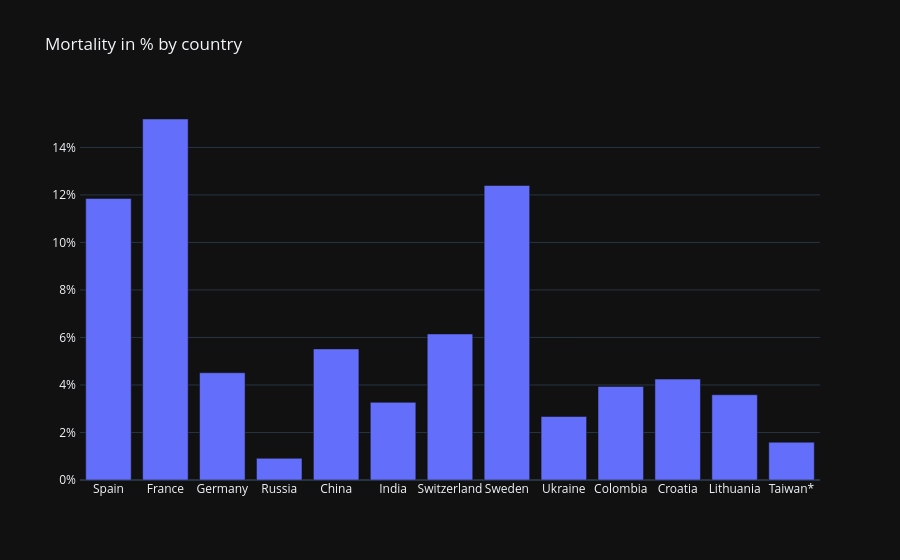

Source (notebook cell):
### Code cell
fig = go.Figure()

fig.add_trace(go.Bar(
    x=countries,
    y=100*dtf_deaths[-1:].values[0]/dtf_cases[-1:].values[0]
))

# set background color
fig.update_layout(
    title="Mortality in % by country",
    template='plotly_dark',
    yaxis = dict(ticksuffix = '% ')
)

### Figure 1 — Plotly figure (JSON) as saved in the notebook; plotly's stock layout.template omitted (floating-point values rounded to 4 significant figures)
{"data": [{"type": "bar", "x": ["Spain", "France", "Germany", "Russia", "China", "India", "Switzerland", "Sweden", "Ukraine", "Colombia", "Croatia", "Lithuania", "Taiwan*"], "y": [11.85, 15.2, 4.515, 0.913, 5.519, 3.268, 6.149, 12.4, 2.673, 3.937, 4.248, 3.588, 1.591]}], "layout": {"title": {"text": "Mortality in % by country"}, "yaxis": {"ticksuffix": "% "}}}
